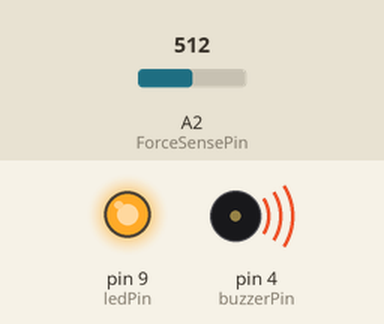
Recording of a sketch running on a simulated Arduino Uno, built with avr-gcc and run on an emulated ATmega328P. Shown: output pins drawn as LEDs (lit = HIGH), buzzer (waves = sounding). The test bench sets the inputs (shaded band); at power-on: A2 (ForceSensePin) = 512. Pins used as bus, display or sensor lines are not drawn.

Above: at 1.2 s.
1.3 s: A2 (ForceSensePin) set to 122
At 2.3 s:
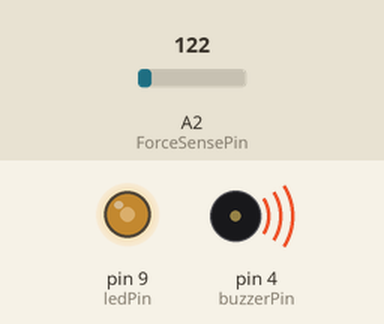
2.8 s: A2 (ForceSensePin) set to 0
At 3.3 s:
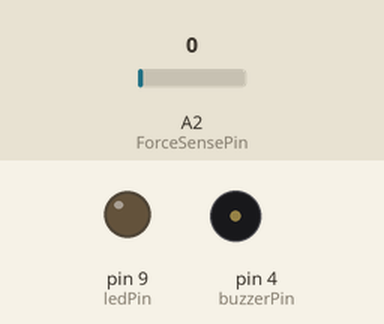
4.3 s: A2 (ForceSensePin) set to 306
At 5.4 s:
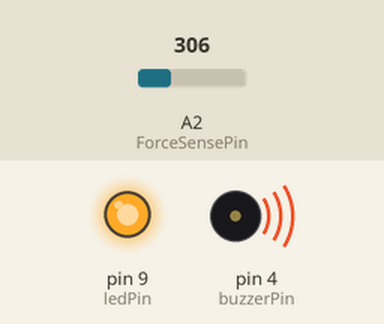
Timing chart, 0 to 7.3 s (numbered marks = the images above; inputs shaded):
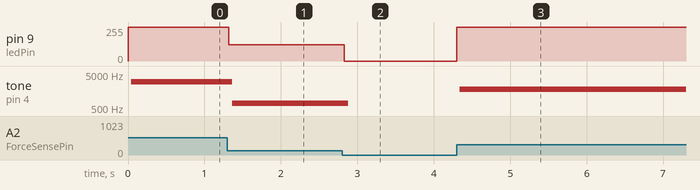

Measured:
- after the input at 1.3 s, pin 9 (ledPin): 255/255 → 122/255 at once; tone on pin 4 (buzzerPin): 2931 Hz → 700 Hz after 0.06 s
- after the input at 2.8 s, pin 9 (ledPin): 122/255 → 0/255 at once; tone on pin 4 (buzzerPin): 700 Hz → silent after 0.08 s
- after the input at 4.3 s, pin 9 (ledPin): 0/255 → 255/255 at once; tone on pin 4 (buzzerPin): silent → 1763 Hz at once

The sketch:

Force_Sensor_w_Buzzer.ino
```cpp
//Force Sensor to Light Fade

//turn on the serial statements to DEBUG
//add in mapping statements to make for a better response

int ForceSensePin = A2;
int ledPin = 9;
int ForceSensorValue;
int buzzerPin = 4; // Connect Buzzer to Pin 4
long buzzerFreq; // The frequency to buzz the buzzer
// You can experiment with these values:
long BUZZ_FREQ_MAX = 24000; // Maximum frequency for the buzzer
// keep increasing BUZZ_FREQ_MAX until you get the full range
long PR_MAX = 1023; // Maximum value for the forceResistor

void setup() {
    pinMode (ledPin, OUTPUT);
    pinMode(buzzerPin, OUTPUT); // set a pin for buzzer output
    //Serial.begin(9600);
}

void loop() {
    ForceSensorValue = analogRead(ForceSensePin);
     analogWrite(ledPin, ForceSensorValue);
    // apply the calibration to the sensor reading
    ForceSensorValue = map(ForceSensorValue, 0, 1023, 0, 255);

    // in case the sensor value is outside the range seen during calibration
    ForceSensorValue = constrain(ForceSensorValue, 0, 255);

    buzzerFreq = (ForceSensorValue * BUZZ_FREQ_MAX) / PR_MAX;
    buzz(buzzerPin, buzzerFreq, 50);
     // increase the third variable, long length to hear more stepping in tones
     // try values 10 through 100

    // Serial.println(ForceSensorValue);
}


void buzz(int targetPin, long frequency, long length) {
    long delayValue = 1000000/frequency/2;
    long numCycles = frequency * length/ 1000;
    for (long i=0; i < numCycles; i++){
        digitalWrite(targetPin,HIGH);
        delayMicroseconds(delayValue);
        digitalWrite(targetPin,LOW);
        delayMicroseconds(delayValue);
    }
}
```
